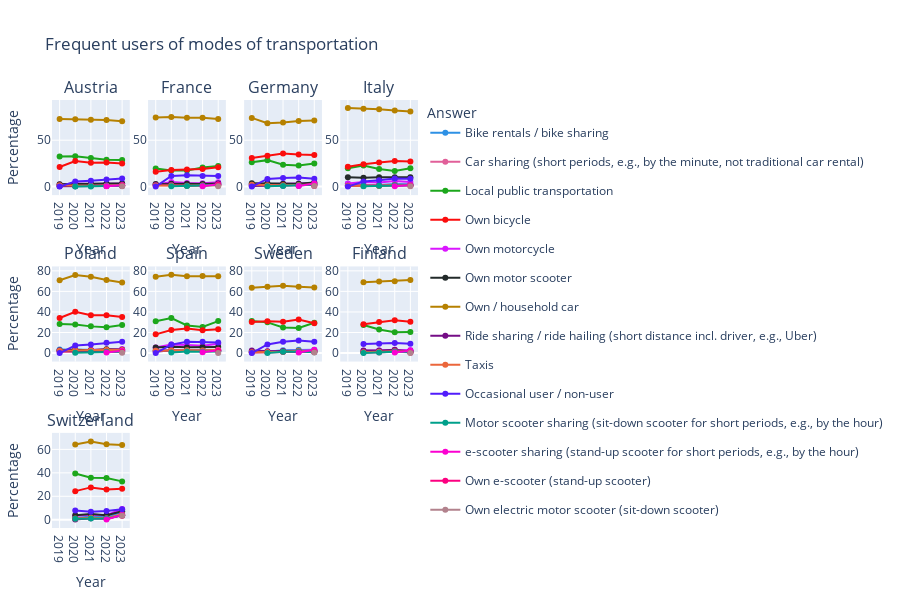

The notebook cell saved with this chart:
### Code cell
fig = create_scatter_plot(frequent_modes_of_transport_df, 'Frequent users of modes of transportation')
# fig.update_layout(height=700)
fig.show()
